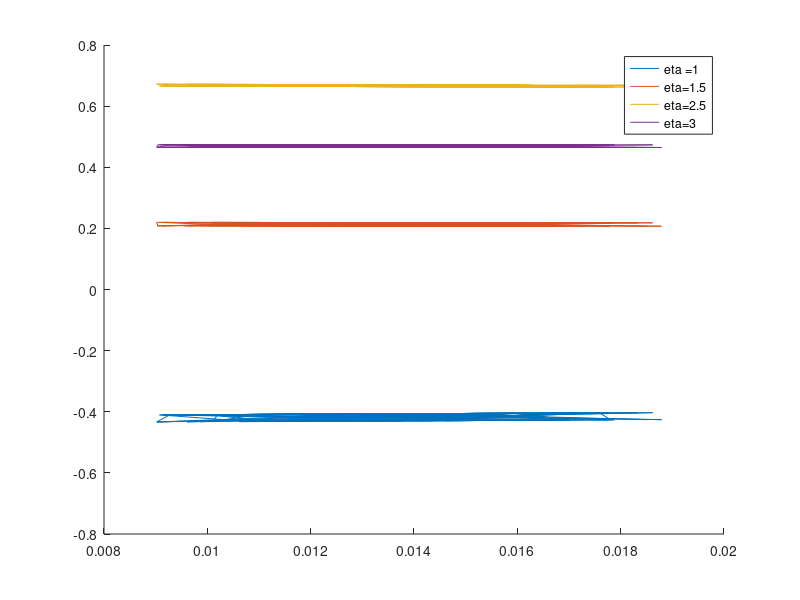
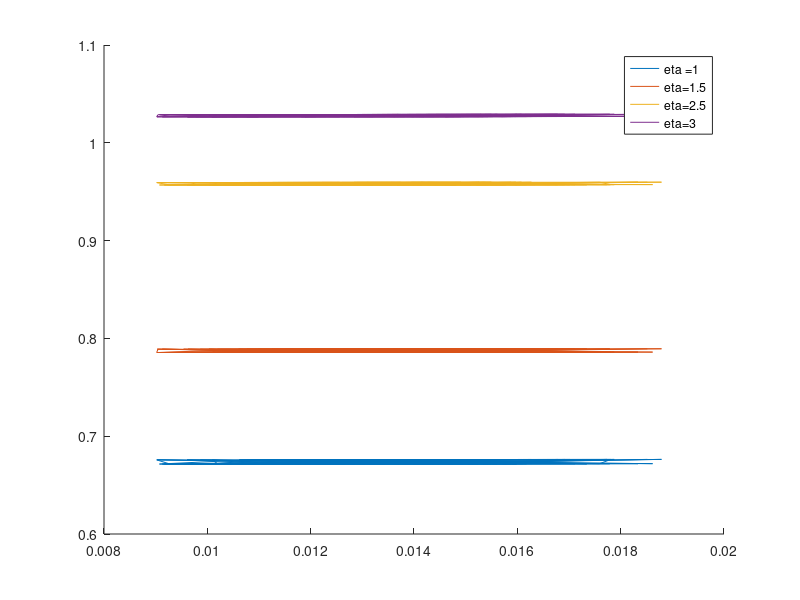
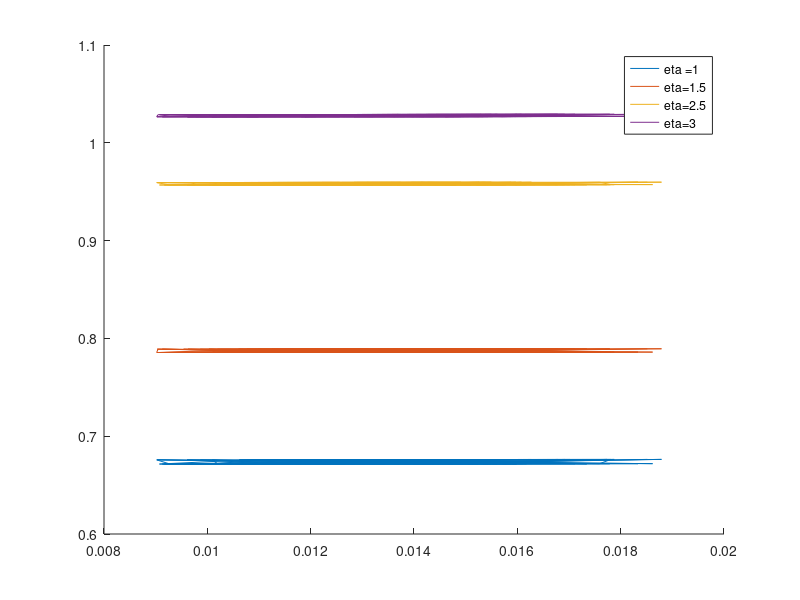
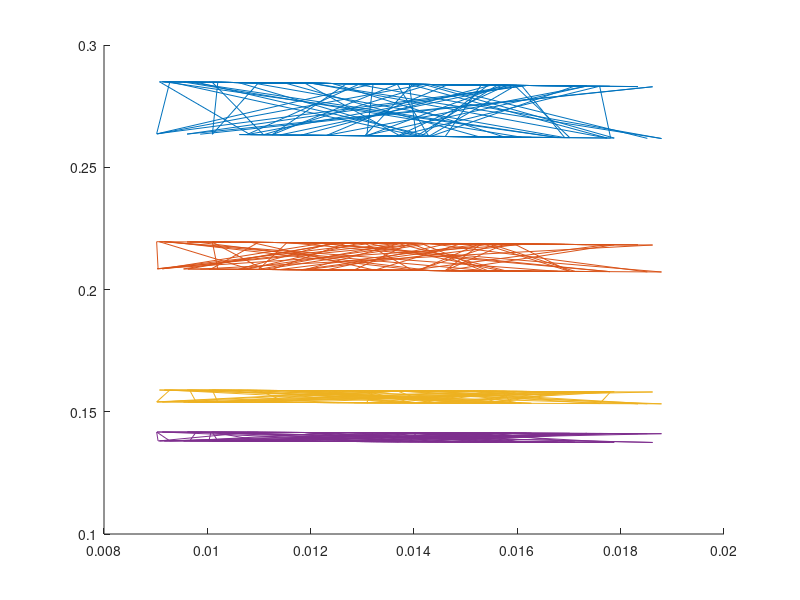

The MATLAB source for these figures, in order:
%% Question 2 - no tax
clear all
clc
eta=[1, 1.5, 2.5, 3];
% Random initial endowment
y0=.009 + (.009+.001)*rand(100,1);
for i=1:100
    if .0055<= y0(i,1) <=.0087
    y0(i,1)=.001;
    end
end

r= 0.05;
sigma=3;
k=4;
v=4;
beta=0.99;
tau=0.115;
T0=0;
T1=0;

%% for least-productive workers: eta_y =1 (z=1)
sol1=zeros(100,7);
for n=1:100
   
      i=y0(n,1);
      j=eta(1,1);
      s = randi([1, 2], 1);
      e_y=[-.05;.05];
      eps=e_y(s,1);
            %a = x(1);
            %h0 = x(2);
            %h1 = x(3);
            %lambda = x(4);   
           
       f=@(a,h0,h1,lambda)[ ((1-tau)*j*h0 + i + T0 -a)^(-sigma)*(1-tau)*j-k*(h0)^(1/v);
            beta*(((1-tau)*j*h1)+(1+r)*a + T1)^(-sigma)*(1-tau)*j-k*(h1)^(1/v);
          beta*(((1-tau)*j*h1)+(1+r)*a + T1)^(-sigma)*(1+r)-lambda-((1-tau)*j*h0 + i + T0 -a)^(-sigma);
           ((1-tau)*j*h0 + i + T0 -a) + (1/(1+r))*((1-tau)*(j+eps)*h1 + (1+r)*a + T1) - i - (1+r)*(j+eps)*h1];
       fun=@(u) f(u(1),u(2),u(3),u(4));
      xGuess= ([0.001,0.1,0.1, 1]);
      u1 = fsolve(fun, xGuess) ;
      sol1(n,1:7)=[u1,i,j,eps];
 
end

%% for second-least-productive workers: eta_y =1.5 (z=2)
sol2=zeros(100,7);
for n=1:100
   
      i=y0(n,1);
      j=eta(1,2);
      s = randi([1, 2], 1);
      e_y=[-.05;.05];
      eps=e_y(s,1);
            %a = x(1);
            %h0 = x(2);
            %h1 = x(3);
            %lambda = x(4);   
           
       f=@(a,h0,h1,lambda)[ ((1-tau)*j*h0 + i + T0 -a)^(-sigma)*(1-tau)*j-k*(h0)^(1/v);
            beta*(((1-tau)*j*h1)+(1+r)*a + T1)^(-sigma)*(1-tau)*j-k*(h1)^(1/v);
          beta*(((1-tau)*j*h1)+(1+r)*a + T1)^(-sigma)*(1+r)-lambda-((1-tau)*j*h0 + i + T0 -a)^(-sigma);
           ((1-tau)*j*h0 + i + T0 -a) + (1/(1+r))*((1-tau)*(j+eps)*h1 + (1+r)*a + T1) - i - (1+r)*(j+eps)*h1];
       fun=@(u) f(u(1),u(2),u(3),u(4));
      xGuess= ([0.001,0.1,0.1, 1]);
      u1 = fsolve(fun, xGuess) ;
      sol2(n,1:7)=[u1,i,j,eps];
 
end

%% for second-most-productive workers: eta_y =2.5 (z=3)
sol3=zeros(100,7);
for n=1:100
   
      i=y0(n,1);
      j=eta(1,3);
      s = randi([1, 2], 1);
      e_y=[-.05;.05];
      eps=e_y(s,1);
            %a = x(1);
            %h0 = x(2);
            %h1 = x(3);
            %lambda = x(4);   
           
       f=@(a,h0,h1,lambda)[ ((1-tau)*j*h0 + i + T0 -a)^(-sigma)*(1-tau)*j-k*(h0)^(1/v);
            beta*(((1-tau)*j*h1)+(1+r)*a + T1)^(-sigma)*(1-tau)*j-k*(h1)^(1/v);
          beta*(((1-tau)*j*h1)+(1+r)*a + T1)^(-sigma)*(1+r)-lambda-((1-tau)*j*h0 + i + T0 -a)^(-sigma);
           ((1-tau)*j*h0 + i + T0 -a) + (1/(1+r))*((1-tau)*(j+eps)*h1 + (1+r)*a + T1) - i - (1+r)*(j+eps)*h1];
       fun=@(u) f(u(1),u(2),u(3),u(4));
      xGuess= ([0.001,0.1,0.1, 1]);
      u1 = fsolve(fun, xGuess) ;
      sol3(n,1:7)=[u1,i,j,eps];
 
end

%% for most-productive workers: eta_y =3 (z=4)
sol4=zeros(100,7);
for n=1:100
   
      i=y0(n,1);
      j=eta(1,4);
      s = randi([1, 2], 1);
      e_y=[-.05;.05];
      eps=e_y(s,1);
            %a = x(1);
            %h0 = x(2);
            %h1 = x(3);
            %lambda = x(4);   
           
       f=@(a,h0,h1,lambda)[ ((1-tau)*j*h0 + i + T0 -a)^(-sigma)*(1-tau)*j-k*(h0)^(1/v);
            beta*(((1-tau)*j*h1)+(1+r)*a + T1)^(-sigma)*(1-tau)*j-k*(h1)^(1/v);
          beta*(((1-tau)*j*h1)+(1+r)*a + T1)^(-sigma)*(1+r)-lambda-((1-tau)*j*h0 + i + T0 -a)^(-sigma);
           ((1-tau)*j*h0 + i + T0 -a) + (1/(1+r))*((1-tau)*(j+eps)*h1 + (1+r)*a + T1) - i - (1+r)*(j+eps)*h1];
       fun=@(u) f(u(1),u(2),u(3),u(4));
      xGuess= ([0.001,0.1,0.1, 1]);
      u1 = fsolve(fun, xGuess) ;
      sol4(n,1:7)=[u1,i,j,eps];
 
end

%% 

sol=[sol1;sol2;sol3;sol4]; %sol=[a, h0, h1, lambda, y0, eta_y, eps]

%c0=(1-tau)*j*h0+i+T0-a
%c1=(1-tau)*(j+eps)*h1+(1+r)*a+T1
%savings rate=a/(i+j*h0*(1-tau))
c0=(1-tau).*sol(:,6).*sol(:,2)+sol(:,5)+T0-sol(:,1);
c1=(1-tau).*(sol(:,6)+sol(:,7)).*sol(:,3)+(1+r).*sol(:,1)+T1;
sv=sol(:,1)./(sol(:,5)+sol(:,6).*sol(:,2).*(1-tau));
%sv1=sol1(:,1)./(sol1(:,5)+sol1(:,6).*sol1(:,2).*(1-tau)); 
c01=(1-tau).*sol1(:,6).*sol1(:,2)+sol1(:,5)+T0-sol1(:,1);
c02=(1-tau).*sol2(:,6).*sol2(:,2)+sol2(:,5)+T0-sol2(:,1);
c03=(1-tau).*sol3(:,6).*sol3(:,2)+sol3(:,5)+T0-sol3(:,1);
c04=(1-tau).*sol4(:,6).*sol4(:,2)+sol4(:,5)+T0-sol4(:,1);
sv1=sol1(:,1)./(sol1(:,5)+sol1(:,6).*sol1(:,2).*(1-tau));
sv2=sol2(:,1)./(sol2(:,5)+sol2(:,6).*sol2(:,2).*(1-tau));
sv3=sol3(:,1)./(sol3(:,5)+sol3(:,6).*sol3(:,2).*(1-tau));
sv4=sol4(:,1)./(sol4(:,5)+sol4(:,6).*sol4(:,2).*(1-tau));
ssol1=sort(sol1(:,1));
ssol2=sort(sol2(:,1));
ssol3=sort(sol3(:,1));
ssol4=sort(sol4(:,1));
c11=(1-tau).*(sol1(:,6)+sol1(:,7)).*sol1(:,3)+(1+r).*sol1(:,1)+T1;
c12=(1-tau).*(sol2(:,6)+sol2(:,7)).*sol2(:,3)+(1+r).*sol2(:,1)+T1;
c13=(1-tau).*(sol3(:,6)+sol3(:,7)).*sol3(:,3)+(1+r).*sol3(:,1)+T1;
c14=(1-tau).*(sol4(:,6)+sol4(:,7)).*sol4(:,3)+(1+r).*sol4(:,1)+T1;
figure 
hold on
plot(y0,sol1(:,1))
plot(y0,sol2(:,2))
plot(y0,sol3(:,3))
plot(y0,sol4(:,4))
legend('eta =1','eta=1.5','eta=2.5','eta=3')
hold off
figure 
hold on
plot(y0,c01)
plot(y0,c02)
plot(y0,c03)
plot(y0,c04)
legend('eta =1','eta=1.5','eta=2.5','eta=3')
hold off
figure 
hold on
plot(y0,c01)
plot(y0,c02)
plot(y0,c03)
plot(y0,c04)
legend('eta =1','eta=1.5','eta=2.5','eta=3')
hold off
figure 
hold on
plot(y0,sol1(:,2))
plot(y0,sol2(:,2))
plot(y0,sol3(:,2))
plot(y0,sol4(:,2))
hold off
figure
hold on
bbb1=sort(c01);
bbb2=sort(c02);
bbb3=sort(c03);
bbb4=sort(c04);
hold off
ssd=sort(sv1)
figure 
hold on
plot(y0,sol1(:,2))
plot(y0,sol2(:,2))
plot(y0,sol3(:,2))
plot(y0,sol4(:,2))
legend('eta =1','eta=1.5','eta=2.5','eta=3')
hold off
figure 
hold on
plot(y0,sol1(:,3))
plot(y0,sol2(:,3))
plot(y0,sol3(:,3))
plot(y0,sol4(:,3))
legend('eta =1','eta=1.5','eta=2.5','eta=3')
hold off